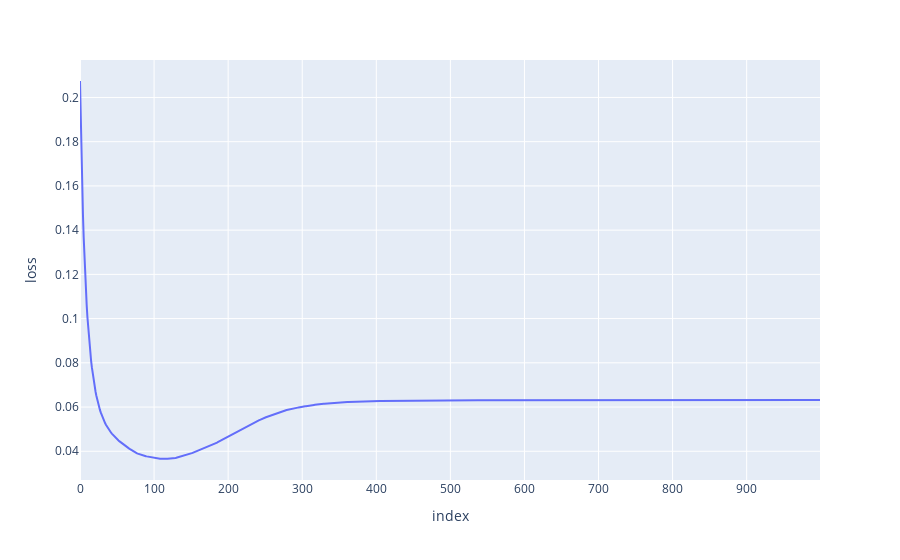
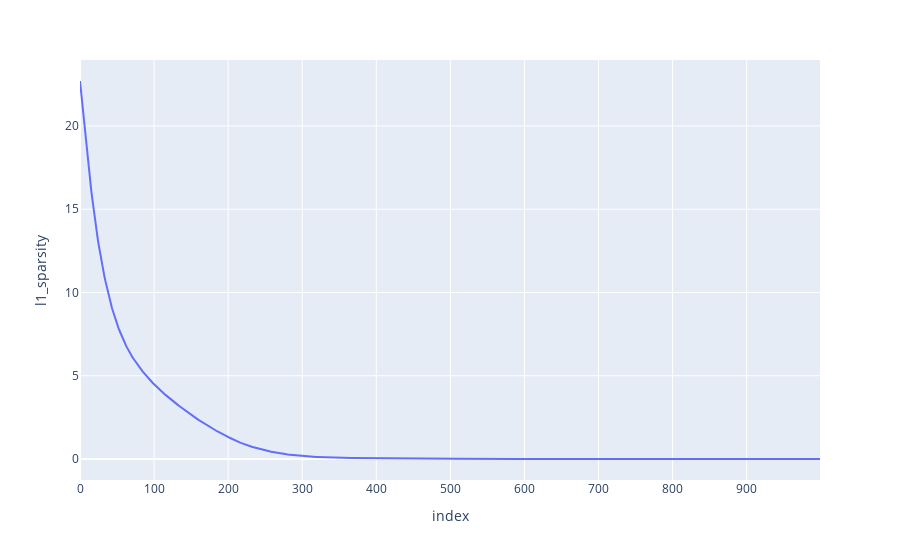
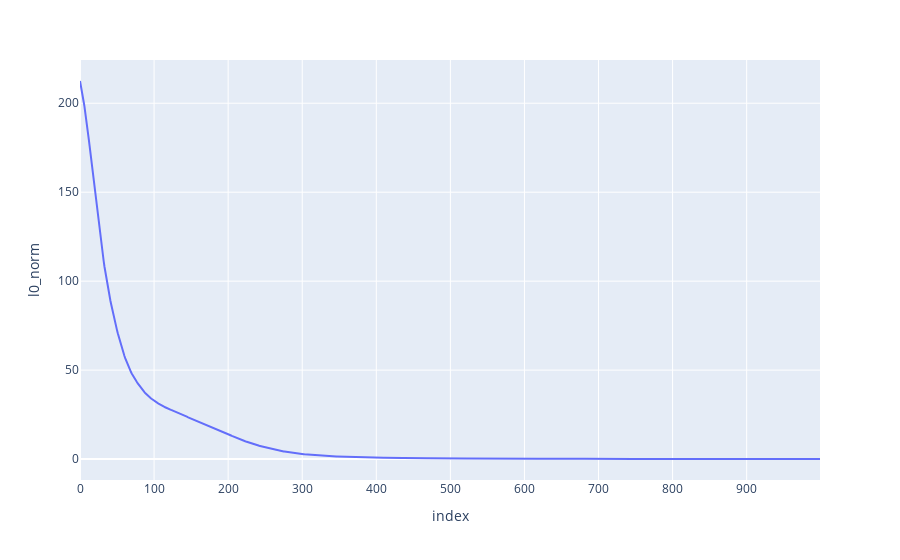

Write notebook code for charts like these, in order.
### Code cell
# %%
m_sae.plot_losses()

### Figure 1 — Plotly figure (JSON) as saved in the notebook; plotly's stock layout.template omitted (floating-point values rounded to 4 significant figures; data arrays with more than 128 entries replaced by an {"elided": "..."} marker saying what was removed)
{"data": [{"hovertemplate": "index=%{x}<br>loss=%{y}<extra></extra>", "legendgroup": "", "line": {"color": "#636efa", "dash": "solid"}, "marker": {"symbol": "circle"}, "mode": "lines", "name": "", "orientation": "v", "showlegend": false, "type": "scatter", "x": {"elided": "1000 int values"}, "xaxis": "x", "y": {"elided": "1000 float values"}, "yaxis": "y"}], "layout": {"legend": {"tracegroupgap": 0}, "margin": {"t": 60}, "xaxis": {"anchor": "y", "domain": [0, 1], "title": {"text": "index"}}, "yaxis": {"anchor": "x", "domain": [0, 1], "title": {"text": "loss"}}}}

### Figure 2 — Plotly figure (JSON) as saved in the notebook; plotly's stock layout.template omitted (floating-point values rounded to 4 significant figures; data arrays with more than 128 entries replaced by an {"elided": "..."} marker saying what was removed)
{"data": [{"hovertemplate": "index=%{x}<br>l1_sparsity=%{y}<extra></extra>", "legendgroup": "", "line": {"color": "#636efa", "dash": "solid"}, "marker": {"symbol": "circle"}, "mode": "lines", "name": "", "orientation": "v", "showlegend": false, "type": "scatter", "x": {"elided": "1000 int values"}, "xaxis": "x", "y": {"elided": "1000 float values"}, "yaxis": "y"}], "layout": {"legend": {"tracegroupgap": 0}, "margin": {"t": 60}, "xaxis": {"anchor": "y", "domain": [0, 1], "title": {"text": "index"}}, "yaxis": {"anchor": "x", "domain": [0, 1], "title": {"text": "l1_sparsity"}}}}

### Figure 3 — Plotly figure (JSON) as saved in the notebook; plotly's stock layout.template omitted (floating-point values rounded to 4 significant figures; data arrays with more than 128 entries replaced by an {"elided": "..."} marker saying what was removed)
{"data": [{"hovertemplate": "index=%{x}<br>l0_norm=%{y}<extra></extra>", "legendgroup": "", "line": {"color": "#636efa", "dash": "solid"}, "marker": {"symbol": "circle"}, "mode": "lines", "name": "", "orientation": "v", "showlegend": false, "type": "scatter", "x": {"elided": "1000 int values"}, "xaxis": "x", "y": {"elided": "1000 float values"}, "yaxis": "y"}], "layout": {"legend": {"tracegroupgap": 0}, "margin": {"t": 60}, "xaxis": {"anchor": "y", "domain": [0, 1], "title": {"text": "index"}}, "yaxis": {"anchor": "x", "domain": [0, 1], "title": {"text": "l0_norm"}}}}
